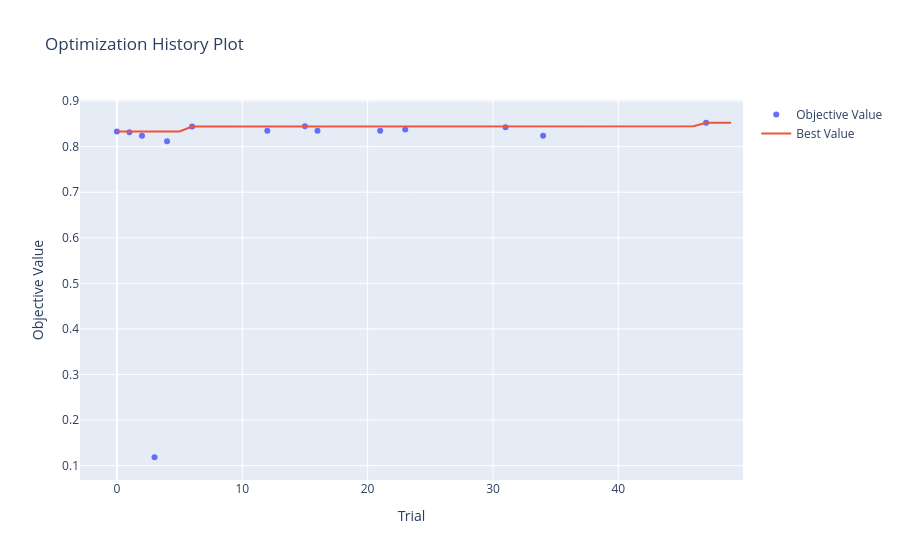
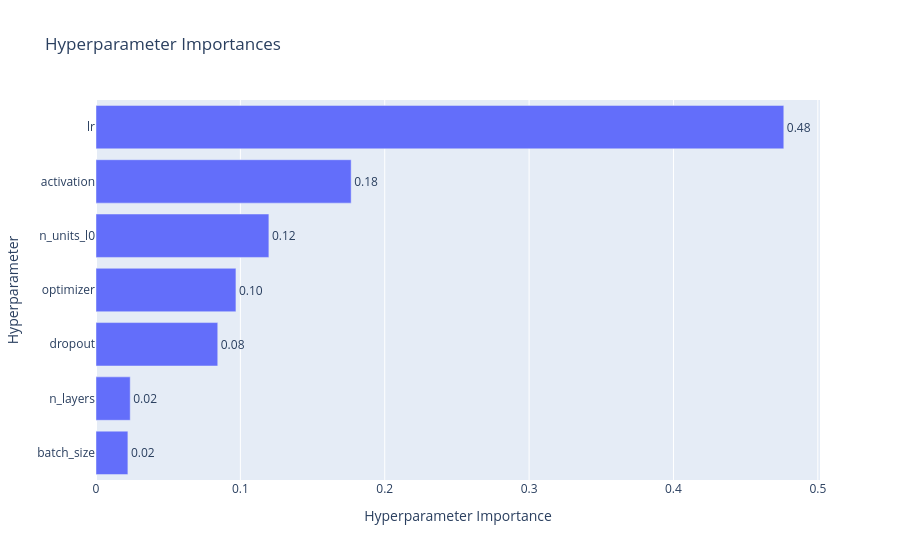

Source (notebook cell) for these figures, in order:
### Markdown cell above
## 8. Visualization

### Code cell
# Optimization history
fig = plot_optimization_history(study)
fig.show()

# Parameter importance
fig = plot_param_importances(study)
fig.show()

### Figure 1 — Plotly figure (JSON) as saved in the notebook; plotly's stock layout.template omitted (floating-point values rounded to 4 significant figures)
{"data": [{"mode": "markers", "name": "Objective Value", "type": "scatter", "x": [0, 1, 2, 3, 4, 6, 12, 15, 16, 21, 23, 31, 34, 47], "y": [0.8333, 0.8317, 0.8242, 0.1183, 0.8117, 0.8442, 0.835, 0.845, 0.835, 0.835, 0.8375, 0.8425, 0.8242, 0.8525]}, {"mode": "lines", "name": "Best Value", "type": "scatter", "x": [0, 1, 2, 3, 4, 5, 6, 7, 8, 9, 10, 11, 12, 13, 14, 15, 16, 17, 18, 19, 20, 21, 22, 23, 24, 25, 26, 27, 28, 29, 30, 31, 32, 33, 34, 35, 36, 37, 38, 39, 40, 41, 42, 43, 44, 45, 46, 47, 48, 49], "y": [0.8333, 0.8333, 0.8333, 0.8333, 0.8333, 0.8333, 0.8442, 0.8442, 0.8442, 0.8442, 0.8442, 0.8442, 0.8442, 0.8442, 0.8442, 0.845, 0.845, 0.845, 0.845, 0.845, 0.845, 0.845, 0.845, 0.845, 0.845, 0.845, 0.845, 0.845, 0.845, 0.845, 0.845, 0.845, 0.845, 0.845, 0.845, 0.845, 0.845, 0.845, 0.845, 0.845, 0.845, 0.845, 0.845, 0.845, 0.845, 0.845, 0.845, 0.8525, 0.8525, 0.8525]}, {"marker": {"color": "#cccccc"}, "mode": "markers", "name": "Infeasible Trial", "showlegend": false, "type": "scatter", "x": [], "y": []}], "layout": {"title": {"text": "Optimization History Plot"}, "xaxis": {"title": {"text": "Trial"}}, "yaxis": {"title": {"text": "Objective Value"}}}}

### Figure 2 — Plotly figure (JSON) as saved in the notebook; plotly's stock layout.template omitted (floating-point values rounded to 4 significant figures)
{"data": [{"cliponaxis": false, "hovertemplate": ["batch_size (CategoricalDistribution): 0.022089035572796525<extra></extra>", "n_layers (IntDistribution): 0.023711127989149663<extra></extra>", "dropout (FloatDistribution): 0.08433741035522235<extra></extra>", "optimizer (CategoricalDistribution): 0.09693354427705105<extra></extra>", "n_units_l0 (IntDistribution): 0.11975293769631273<extra></extra>", "activation (CategoricalDistribution): 0.17674734227567407<extra></extra>", "lr (FloatDistribution): 0.47642860183379365<extra></extra>"], "name": "Objective Value", "orientation": "h", "text": ["0.02", "0.02", "0.08", "0.10", "0.12", "0.18", "0.48"], "textposition": "outside", "type": "bar", "x": [0.02209, 0.02371, 0.08434, 0.09693, 0.1198, 0.1767, 0.4764], "y": ["batch_size", "n_layers", "dropout", "optimizer", "n_units_l0", "activation", "lr"]}], "layout": {"title": {"text": "Hyperparameter Importances"}, "xaxis": {"title": {"text": "Hyperparameter Importance"}}, "yaxis": {"title": {"text": "Hyperparameter"}}}}
